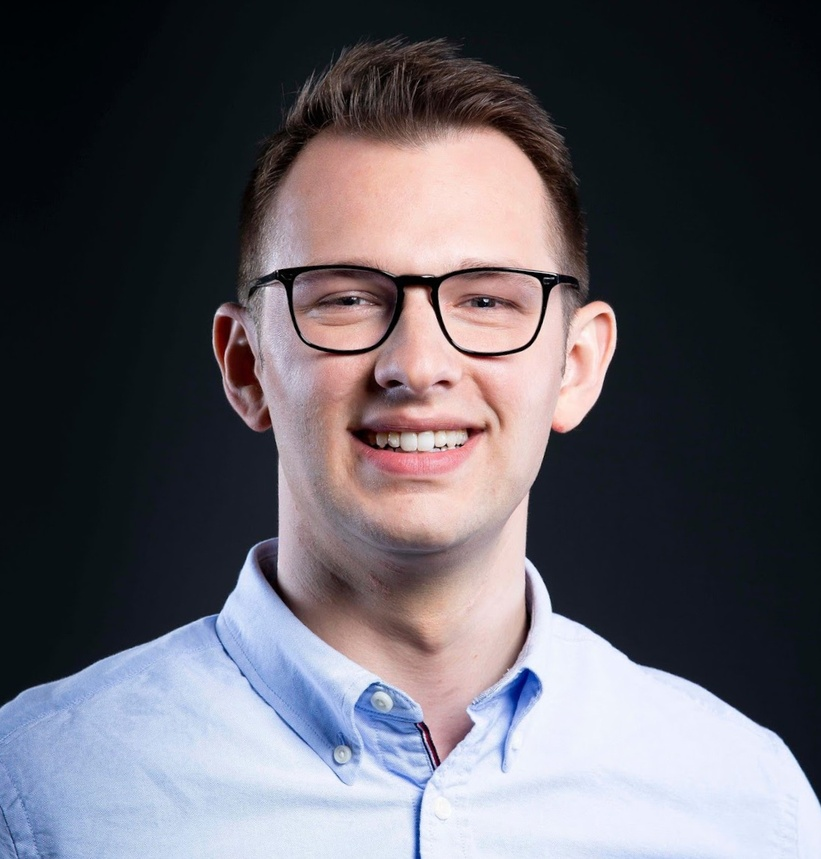
#> input picture prof_pic.jpeg, 821 x 859 px, shrunk from 1097 x 1147 before the run
$ jupyter execute A1.ipynb
#> lines starting #> are read from the running program, lines starting #| are printed output that depends on the picture
<a href="https://colab.research.google.com/github/humzkhan/CSC420A1/blob/main/A1.ipynb" target="_parent"></a>

## Assignment 1
### CSC420 - Winter 2025

**Humzah Khan**

[cell 1]
import numpy as np
import matplotlib.pyplot as plt
from PIL import Image
import cv2

import requests
from google.colab.patches import cv2_imshow

Grab image

[cell 2]
img = cv2.imread('prof_pic.jpeg')
#> img is the input picture: shape (859, 821, 3); mean B, G, R 100.2, 92.5, 94.9
cv2_imshow(img)

gray = cv2.cvtColor(img, cv2.COLOR_BGR2GRAY)
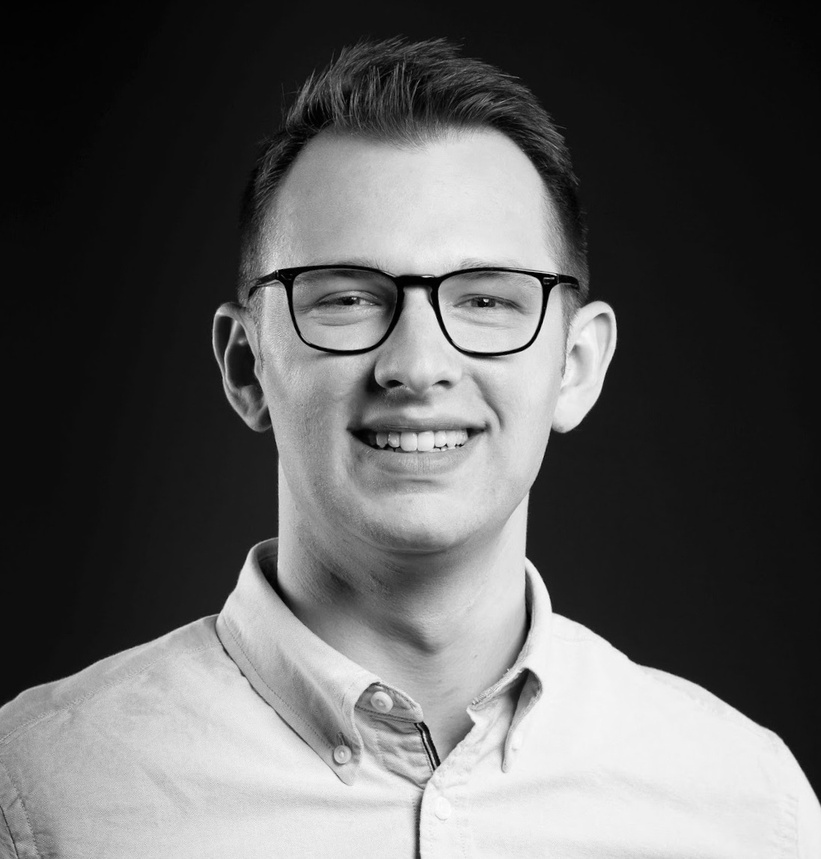
#> gray: shape (859, 821); min 0, max 254, mean 94.2
cv2_imshow(gray)

[cell 3]
edges = cv2.Canny(gray, threshold1=75, threshold2=100)
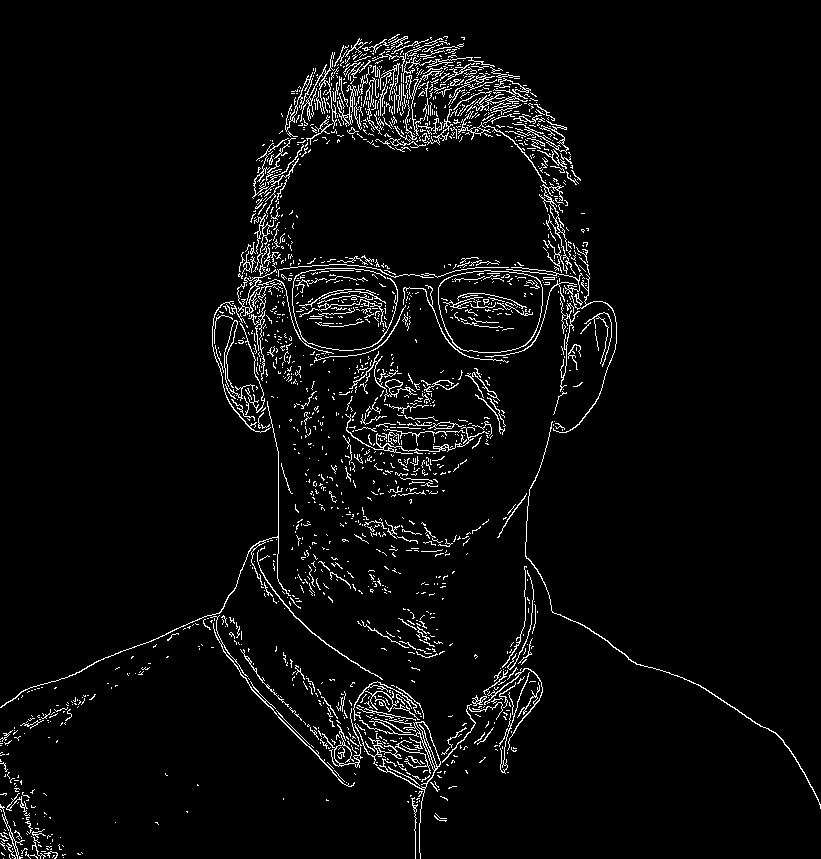
#> edges: shape (859, 821); 4.1% white in thin lines or dots

fig = plt.figure(figsize=(15,15))
ax1 = fig.add_subplot(121)
ax2 = fig.add_subplot(122)

ax1.imshow(gray, cmap = 'gray')
ax1.title.set_text('Original Image'), ax1.set_xticks([]), ax1.set_yticks([])
ax2.imshow(edges,cmap = 'gray')
ax2.title.set_text('Edge Image'), ax2.set_xticks([]), ax2.set_yticks([])
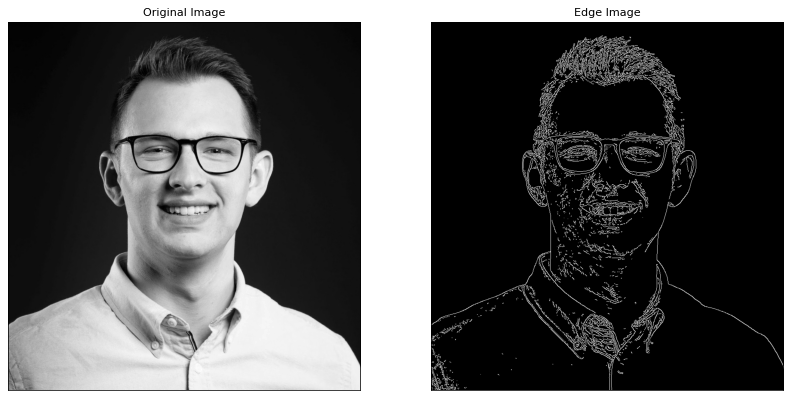
#> figure drawn by matplotlib, 2 panels

$ run again, with window.jpeg copied over prof_pic.jpeg
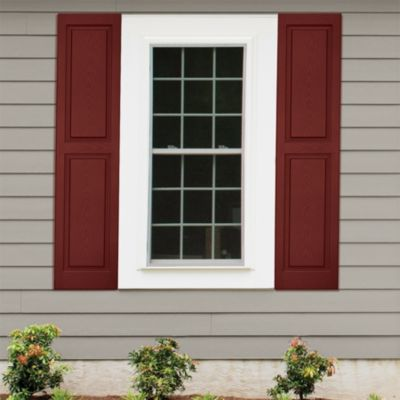
#> input picture window.jpeg, 400 x 400 px
#> img is the input picture: shape (400, 400, 3); mean B, G, R 118, 126.4, 142.9
#> `edges = cv2.Canny(gray, threshold1=75, threshold2=100)`:
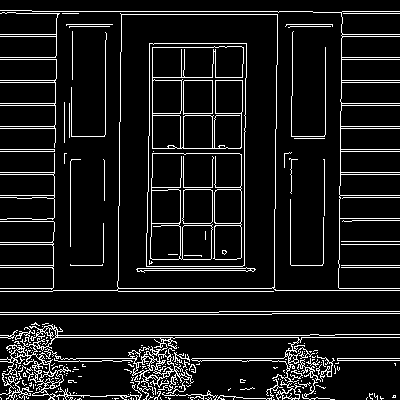
#> edges: shape (400, 400); 9.6% white in thin lines or dots
#> `[cell 3] edges = cv2.Canny(gray, threshold1=75, threshold2=100)  fig =..`:
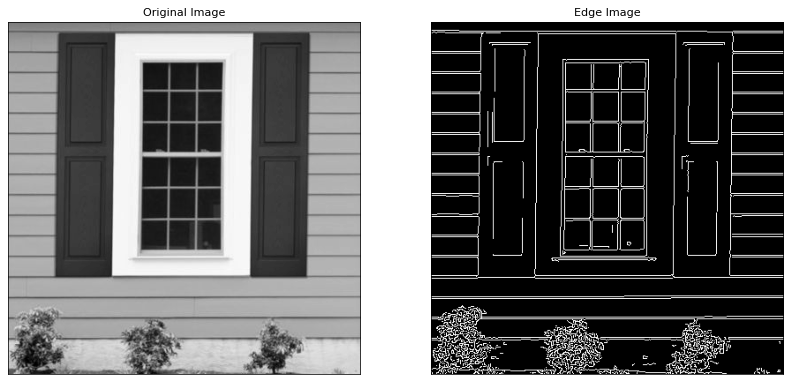
#> figure drawn by matplotlib, 2 panels
